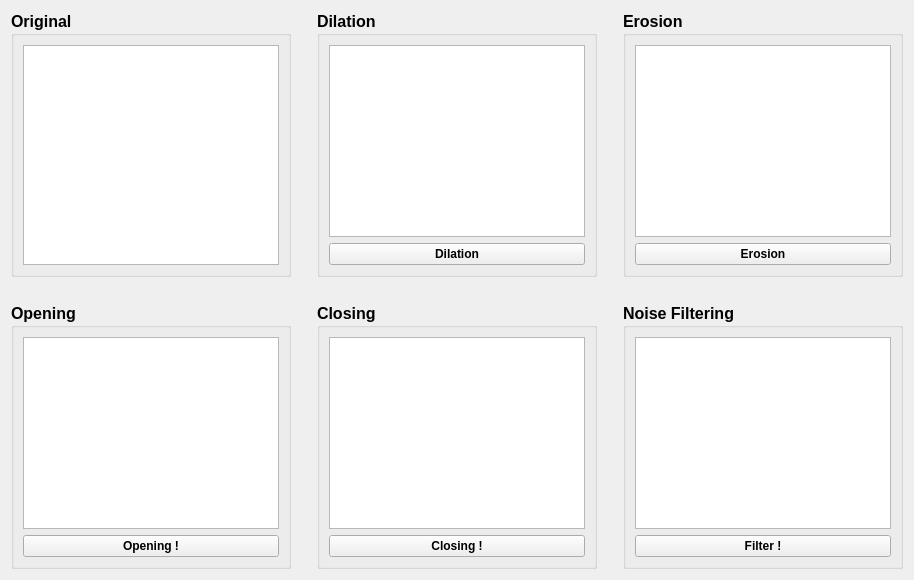
      <widget class="QWidget" name="tab_12">
       <attribute name="title">
        <string> ُُErosion-Dilation</string>
       </attribute>
       <layout class="QGridLayout" name="gridLayout_37">
        <item row="0" column="0">
         <layout class="QVBoxLayout" name="verticalLayout_39">
          <item>
           <layout class="QHBoxLayout" name="horizontalLayout_29">
            <item>
             <widget class="QGroupBox" name="Original_ImageDE_groupBox">
              <property name="font">
               <font>
                <pointsize>12</pointsize>
                <weight>75</weight>
                <bold>true</bold>
               </font>
              </property>
              <property name="title">
               <string>Original</string>
              </property>
              <layout class="QGridLayout" name="gridLayout_29">
               <item row="0" column="0">
                <layout class="QVBoxLayout" name="verticalLayout_40">
                 <item>
                  <widget class="QGraphicsView" name="OriginalDE_graphicsView"/>
                 </item>
                </layout>
               </item>
              </layout>
             </widget>
            </item>
            <item>
             <spacer name="verticalSpacer_20">
              <property name="orientation">
               <enum>Qt::Vertical</enum>
              </property>
              <property name="sizeHint" stdset="0">
               <size>
                <width>20</width>
                <height>40</height>
               </size>
              </property>
             </spacer>
            </item>
            <item>
             <widget class="QGroupBox" name="Dilation_groupBox">
              <property name="font">
               <font>
                <pointsize>12</pointsize>
                <weight>75</weight>
                <bold>true</bold>
               </font>
              </property>
              <property name="title">
               <string>Dilation</string>
              </property>
              <layout class="QGridLayout" name="gridLayout_31">
               <item row="0" column="0">
                <layout class="QVBoxLayout" name="verticalLayout_41">
                 <item>
                  <widget class="QGraphicsView" name="Dilation_graphicsView"/>
                 </item>
                 <item>
                  <widget class="QPushButton" name="Dilation_pushButton">
                   <property name="font">
                    <font>
                     <pointsize>9</pointsize>
                    </font>
                   </property>
                   <property name="text">
                    <string>Dilation</string>
                   </property>
                  </widget>
                 </item>
                </layout>
               </item>
              </layout>
             </widget>
            </item>
            <item>
             <spacer name="verticalSpacer_21">
              <property name="orientation">
               <enum>Qt::Vertical</enum>
              </property>
              <property name="sizeHint" stdset="0">
               <size>
                <width>20</width>
                <height>40</height>
               </size>
              </property>
             </spacer>
            </item>
            <item>
             <widget class="QGroupBox" name="Erosion_groupBox">
              <property name="font">
               <font>
                <pointsize>12</pointsize>
                <weight>75</weight>
                <bold>true</bold>
               </font>
              </property>
              <property name="title">
               <string>Erosion</string>
              </property>
              <layout class="QGridLayout" name="gridLayout_33">
               <item row="0" column="0">
                <layout class="QVBoxLayout" name="verticalLayout_42">
                 <item>
                  <widget class="QGraphicsView" name="Erosion_graphicsView"/>
                 </item>
                 <item>
                  <widget class="QPushButton" name="Erosion_pushButton">
                   <property name="font">
                    <font>
                     <pointsize>9</pointsize>
                    </font>
                   </property>
                   <property name="text">
                    <string>Erosion</string>
                   </property>
                  </widget>
                 </item>
                </layout>
               </item>
              </layout>
             </widget>
            </item>
           </layout>
          </item>
          <item>
           <spacer name="horizontalSpacer_26">
            <property name="orientation">
             <enum>Qt::Horizontal</enum>
            </property>
            <property name="sizeHint" stdset="0">
             <size>
              <width>40</width>
              <height>20</height>
             </size>
            </property>
           </spacer>
          </item>
          <item>
           <layout class="QHBoxLayout" name="horizontalLayout_30">
            <item>
             <widget class="QGroupBox" name="Opening_groupBox">
              <property name="font">
               <font>
                <pointsize>12</pointsize>
                <weight>75</weight>
                <bold>true</bold>
               </font>
              </property>
              <property name="title">
               <string>Opening</string>
              </property>
              <layout class="QGridLayout" name="gridLayout_34">
               <item row="0" column="0">
                <layout class="QVBoxLayout" name="verticalLayout_43">
                 <item>
                  <widget class="QGraphicsView" name="Opening_graphicsView"/>
                 </item>
                 <item>
                  <widget class="QPushButton" name="Opening_pushButton">
                   <property name="font">
                    <font>
                     <pointsize>9</pointsize>
                    </font>
                   </property>
                   <property name="text">
                    <string>Opening !</string>
                   </property>
                  </widget>
                 </item>
                </layout>
               </item>
              </layout>
             </widget>
            </item>
            <item>
             <spacer name="verticalSpacer_22">
              <property name="orientation">
               <enum>Qt::Vertical</enum>
              </property>
              <property name="sizeHint" stdset="0">
               <size>
                <width>20</width>
                <height>40</height>
               </size>
              </property>
             </spacer>
            </item>
            <item>
             <widget class="QGroupBox" name="Closing_groupBox">
              <property name="font">
               <font>
                <pointsize>12</pointsize>
                <weight>75</weight>
                <bold>true</bold>
               </font>
              </property>
              <property name="title">
               <string>Closing</string>
              </property>
              <layout class="QGridLayout" name="gridLayout_35">
               <item row="0" column="0">
                <layout class="QVBoxLayout" name="verticalLayout_44">
                 <item>
                  <widget class="QGraphicsView" name="Closing_graphicsView"/>
                 </item>
                 <item>
                  <widget class="QPushButton" name="Closing_pushButton">
                   <property name="font">
                    <font>
                     <pointsize>9</pointsize>
                    </font>
                   </property>
                   <property name="text">
                    <string>Closing !</string>
                   </property>
                  </widget>
                 </item>
                </layout>
               </item>
              </layout>
             </widget>
            </item>
            <item>
             <spacer name="verticalSpacer_23">
              <property name="orientation">
               <enum>Qt::Vertical</enum>
              </property>
              <property name="sizeHint" stdset="0">
               <size>
                <width>20</width>
                <height>40</height>
               </size>
              </property>
             </spacer>
            </item>
            <item>
             <widget class="QGroupBox" name="NoiseDE_groupBox">
              <property name="font">
               <font>
                <pointsize>12</pointsize>
                <weight>75</weight>
                <bold>true</bold>
               </font>
              </property>
              <property name="title">
               <string>Noise Filtering</string>
              </property>
              <layout class="QGridLayout" name="gridLayout_36">
               <item row="0" column="0">
                <layout class="QVBoxLayout" name="verticalLayout_45">
                 <item>
                  <widget class="QGraphicsView" name="Noise_Filtering_graphicsView"/>
                 </item>
                 <item>
                  <widget class="QPushButton" name="Show_Laminogram_Hamming_pushButton_2">
                   <property name="font">
                    <font>
                     <pointsize>9</pointsize>
                    </font>
                   </property>
                   <property name="text">
                    <string>Filter !</string>
                   </property>
                  </widget>
                 </item>
                </layout>
               </item>
              </layout>
             </widget>
            </item>
           </layout>
          </item>
         </layout>
        </item>
       </layout>
      </widget>
